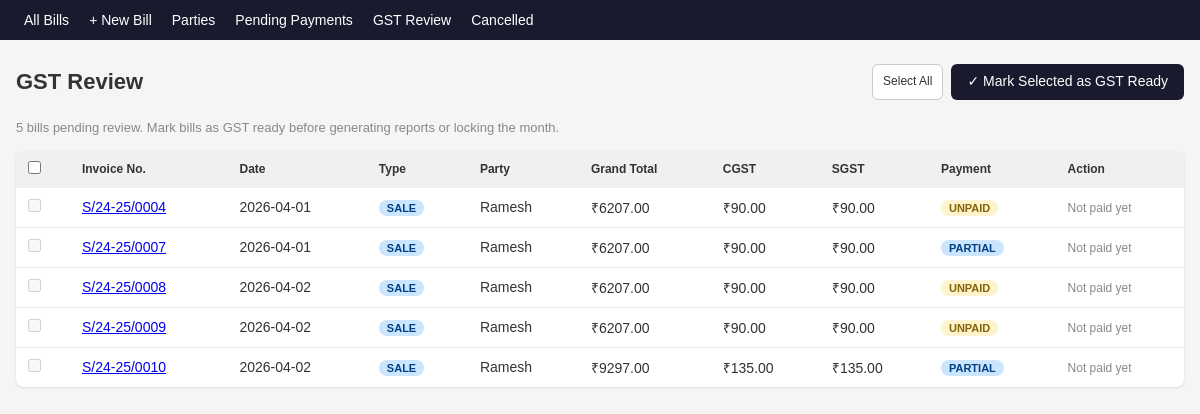
Page /invoices/gst/review on the earlier database version.
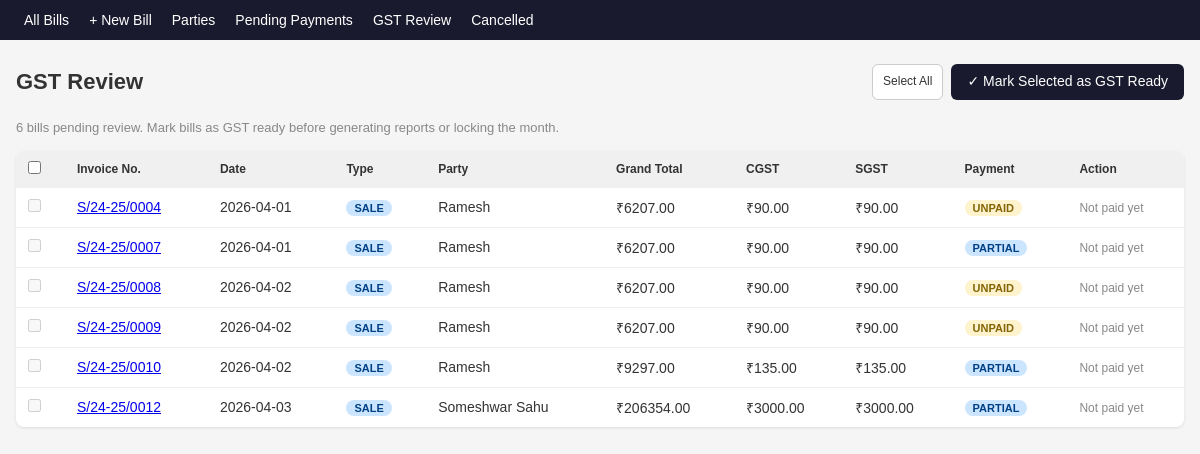
Same page on the later database version.
### app/models/invoices.py (models this page shows)
class Invoice(SQLModel, table=True):
    __tablename__ = "invoices"
    id: Optional[int] = Field(default=None, primary_key=True)
    invoice_number: str = Field(index=True)
    invoice_type: str
    bill_category: str = "cash"
    party_id: Optional[int] = Field(default=None, foreign_key="parties.id")
    financial_year_id: Optional[int] = Field(default=None, foreign_key="financial_years.id")
    invoice_date: date = Field(index=True)
    due_date: Optional[date] = None
    credit_due_date: Optional[date] = None
    place_of_supply: Optional[str] = "Uttar Pradesh"
    supply_type: str = "intrastate"
    party_gstin: Optional[str] = None
    subtotal: float = 0.0
    total_cgst: float = 0.0
    total_sgst: float = 0.0
    total_igst: float = 0.0
    total_making_charges: float = 0.0
    making_cgst: float = 0.0
    making_sgst: float = 0.0
    old_gold_value: float = 0.0
    discount: float = 0.0
    round_off: float = 0.0
    grand_total: float = 0.0
    amount_paid: float = 0.0
    amount_due: float = 0.0
    payment_mode: Optional[str] = None
    payment_status: str = "unpaid"
    gst_status: str = "pending_review"
    version_number: int = 1
    is_cancelled: bool = False
    cancelled_at: Optional[datetime] = None
    cancelled_reason: Optional[str] = None
    ref_invoice_id: Optional[int] = Field(default=None, foreign_key="invoices.id")
    notes: Optional[str] = None
    created_at: datetime = Field(default_factory=datetime.utcnow)
    updated_at: datetime = Field(default_factory=datetime.utcnow)

### app/models/parties.py (models this page shows)
class Party(SQLModel, table=True):
    __tablename__ = "parties"
    id: Optional[int] = Field(default=None, primary_key=True)
    type: str                           # customer / supplier / both
    name: str = Field(index=True)
    phone: Optional[str] = Field(default=None, index=True)
    email: Optional[str] = None
    address: Optional[str] = None
    city: Optional[str] = None
    state: Optional[str] = None
    state_code: Optional[str] = None
    gstin: Optional[str] = None
    gstin_verified: bool = False
    gstin_status: Optional[str] = None  # active / cancelled / pending
    business_type: Optional[str] = None # fixed typo: bussiness -> business
    credit_limit: Optional[float] = None
    credit_days: Optional[int] = None
    opening_balance: Optional[float] = None
    opening_balance_type: Optional[str] = None  # debit / credit
    notes: Optional[str] = None
    created_at: datetime = Field(default_factory=datetime.utcnow)

### app/routers/invoices.py (the view)
@router.get("/gst/review", response_class=HTMLResponse)
def gst_review_page(request: Request, session: Session = Depends(get_session)):
    pending   = session.exec(
        select(Invoice)
        .where(Invoice.gst_status == "pending_review")
        .where(Invoice.is_cancelled == False)
        .order_by(Invoice.invoice_date)
    ).all()
    party_ids = {inv.party_id for inv in pending if inv.party_id}
    parties   = {p.id: p for p in session.exec(
        select(Party).where(Party.id.in_(party_ids))
    ).all()} if party_ids else {}
    return templates.TemplateResponse(
        request=request, name="invoices/gst_review.html",
        context={"invoices": pending, "parties": parties}
    )

### app/templates/invoices/gst_review.html (shortened to what this page needs)
{% extends "base.html" %}
{% block content %}
<div class="page-header">
    <h1>GST Review</h1>
    {% if invoices %}
    <div style="display:flex;gap:8px">
        <button onclick="selectAll()" class="btn-secondary btn-sm">Select All</button>
        <button onclick="bulkMark()" class="btn-primary">✓ Mark Selected as GST Ready</button>
    </div>
    {% endif %}
</div>
{% if not invoices %}
<div class="empty-state">✅ All bills are GST ready. Nothing pending review.</div>
{% else %}
<p style="color:#888;font-size:13px;margin-bottom:16px">
    {{ invoices|length }} bill{{ 's' if invoices|length != 1 else '' }} pending review.
    Mark bills as GST ready before generating reports or locking the month.
</p>
<table class="table">
    <thead>
        <tr>
            <th><input type="checkbox" id="selectAllChk" onchange="toggleAll(this)"></th>
            <th>Invoice No.</th>
            <th>Date</th>
            <th>Type</th>
            <th>Party</th>
            <th>Grand Total</th>
            <th>CGST</th>
            <th>SGST</th>
            <th>Payment</th>
            <th>Action</th>
        </tr>
    </thead>
    <tbody>
        {% for inv in invoices %}
        <tr>
            <td><input type="checkbox" class="inv-chk" value="{{ inv.id }}" {% if inv.payment_status !="paid" and
                    inv.bill_category !="credit" %} disabled title="Cash bill — not yet fully paid. Cannot mark GST ready." {%
                    endif %}></td>
            <td><a href="/invoices/{{ inv.id }}">{{ inv.invoice_number }}</a></td>
            <td>{{ inv.invoice_date }}</td>
            <td>
                <span class="badge badge-{{ inv.invoice_type }}">{{ inv.invoice_type | upper }}</span>
            </td>
            <td>{{ parties[inv.party_id].name if inv.party_id in parties else "Walk-in" }}</td>
            <td>₹{{ "%.2f"|format(inv.grand_total) }}</td>
            <td>₹{{ "%.2f"|format(inv.total_cgst) }}</td>
            <td>₹{{ "%.2f"|format(inv.total_sgst) }}</td>
            <td>
                <span class="badge badge-{{ inv.payment_status }}" style="font-size:11px">
                    {{ inv.payment_status | upper }}
                </span>
            </td>
            <td>
                {% if inv.payment_status != "paid" and inv.bill_category != "credit" %}
                <span style="color:#888;font-size:12px">Not paid yet</span>
                {% else %}
                <button onclick="markOne({{ inv.id }})" class="btn-primary btn-sm">✓ Mark Ready</button>
                {% endif %}
            </td>
        </tr>
        {% endfor %}
    </tbody>
</table>
{% endif %}
{% endblock %}

Differences in the rows shown:
added Invoice: invoice_number "S/24-25/0012", invoice_date "2026-04-03", invoice_type "SALE", grand_total "206354.00", total_cgst "3000.00", total_sgst "3000.00", payment_status "PARTIAL", shows "Not paid yet"
added Party: name "Someshwar Sahu"
Other differences:
{{ invoices|length }}: "5" → "6"
